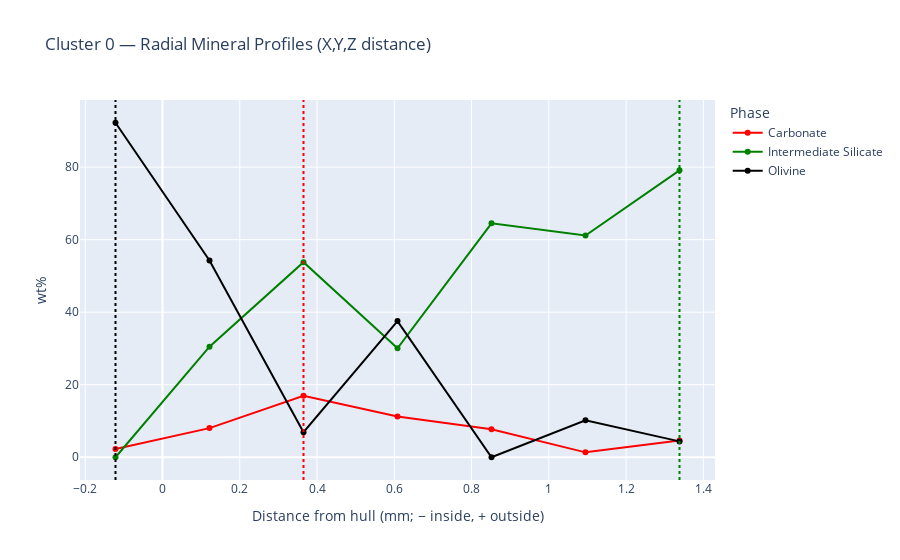
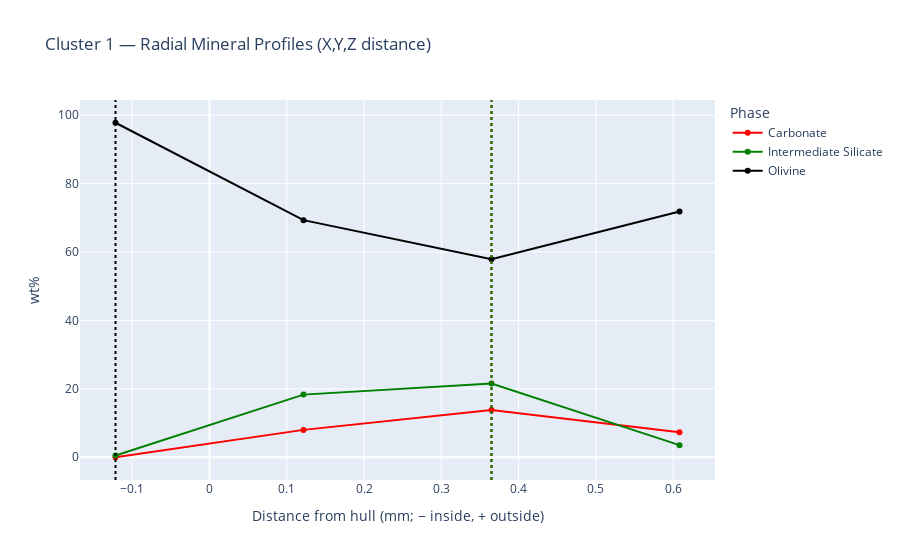
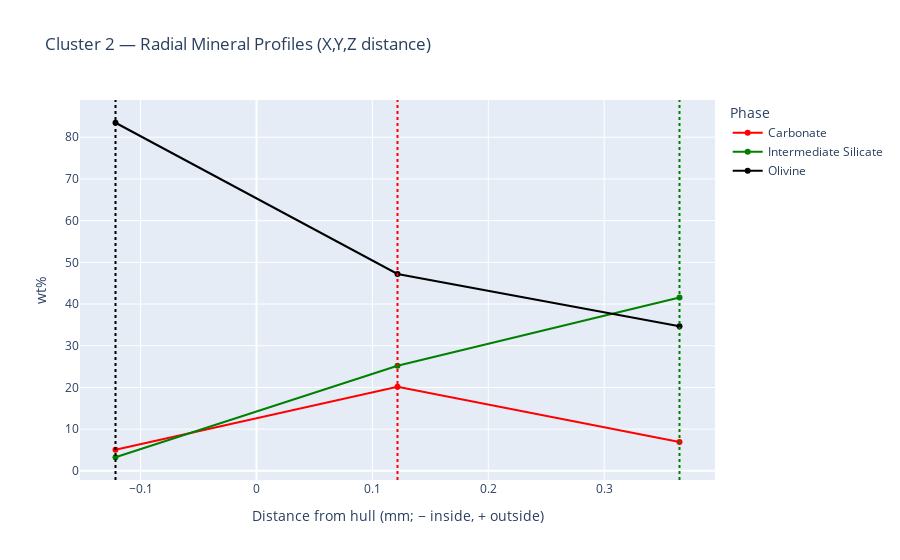
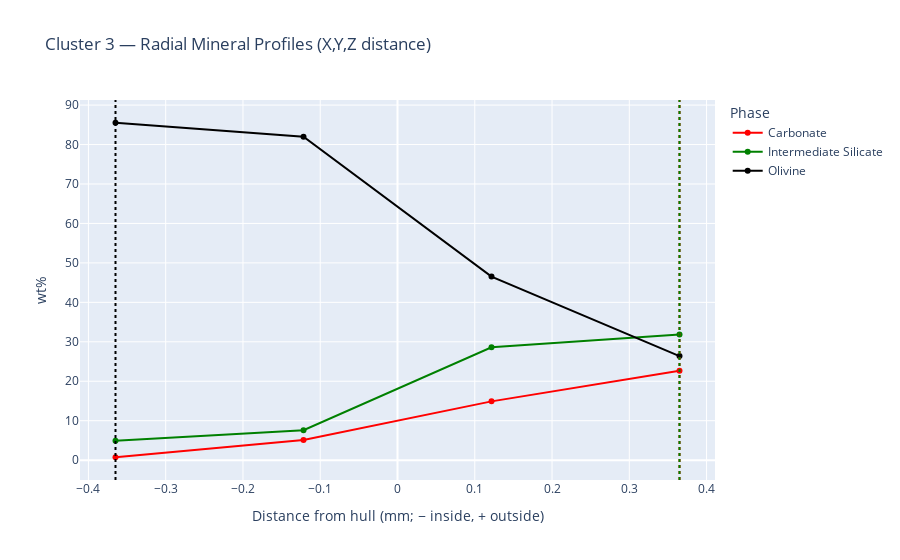

These figures' notebook cell, in order:
### Markdown cell above
## 8) Full Radial Profile per cluster (mm)

### Code cell
import numpy as np
import pandas as pd
import plotly.graph_objects as go
from typing import Optional, Tuple, Dict

_PLOT_ORDER  = ["Carb", "IS", "Ol"]
_PLOT_COLORS = {"Carb": "red", "IS": "green", "Ol": "black"}


def _peak_x(x, y):
    x = np.asarray(x, float); y = np.asarray(y, float)
    m = np.isfinite(x) & np.isfinite(y)
    if not np.any(m): 
        return None
    i = int(np.nanargmax(y[m]))
    return float(x[m][i])

def _build_profiles_df_for_plot(df: pd.DataFrame,
                                hulls: Dict[int, Dict],
                                bin_width: Optional[float] = None) -> Tuple[pd.DataFrame, float]:
    # Prepare hulls in XY and compute signed distances + ownership (helpers defined above)
    hulls_prep = _prep_hulls_XY(hulls, df)
    d_signed, owner = _signed_and_owner_distances(df, hulls_prep)
    df2 = df.copy()
    df2["owner_cid"] = owner
    df2["d"] = d_signed

    if bin_width is None:
        bin_width = _suggest_bin_width_xyz(df2)

    rows = []
    for cid in hulls_prep.keys():
        part = df2[df2["owner_cid"] == cid]
        if part.empty:
            continue
        # Bin by signed distance
        k = np.floor(part["d"].to_numpy(float) / bin_width).astype(int)
        part = part.assign(_bid=k)

        # Aggregate means per bin
        means = part.groupby("_bid")[
            [MINERAL_COLS["IS"], MINERAL_COLS["Carb"], MINERAL_COLS["Ol"]]
        ].mean()
        counts = part.groupby("_bid").size().reindex(means.index).fillna(0).astype(int)

        # Bin centers
        d_centers = (means.index.to_numpy(float) + 0.5) * bin_width

        rows.append(pd.DataFrame({
            "cluster": cid,
            "d": d_centers,
            "IS_mean":   means[MINERAL_COLS["IS"]].to_numpy(float),
            "Carb_mean": means[MINERAL_COLS["Carb"]].to_numpy(float),
            "Oliv_mean": means[MINERAL_COLS["Ol"]].to_numpy(float),
            "n_bin":     counts.to_numpy(int),
        }))

    profiles_df = pd.concat(rows, ignore_index=True) if rows else pd.DataFrame(
        columns=["cluster","d","IS_mean","Carb_mean","Oliv_mean","n_bin"]
    )
    return profiles_df, float(bin_width)

#Conversion factor for raw beam location x,y,z, which is in m, to plot in mm
MM_PER_M = 1000.0  # meters → millimeters

def plot_cluster_profiles(profiles_df: pd.DataFrame,
                          metrics_df: pd.DataFrame,
                          only_concentric: bool = False) -> None:
    if profiles_df.empty:
        print("No profiles to plot."); 
        return

    clusters = profiles_df["cluster"].unique()
    if only_concentric and ("is_concentric" in metrics_df.columns):
        keep = set(metrics_df.loc[metrics_df["is_concentric"] == True, "cluster"].astype(int))
        clusters = [c for c in clusters if int(c) in keep]
        if not clusters:
            print("No clusters flagged is_concentric."); 
            return

    rendered = 0
    for cid in sorted(clusters):
        prof = profiles_df.loc[profiles_df["cluster"] == cid].sort_values("d")

        # scale x values to mm at plot time (non-destructive to your data)
        x_mm = prof["d"].to_numpy(float) * MM_PER_M

        fig = go.Figure()

        # Common hover template (shows mm + wt%)
        htmpl = "Distance: %{x:.2f} mm<br>%{y:.2f} wt%<extra>%{fullData.name}</extra>"

        # Curves (x in mm)
        fig.add_trace(go.Scatter(x=x_mm, y=prof["Carb_mean"], mode="lines+markers",
                                 name="Carbonate", line=dict(color=_PLOT_COLORS["Carb"]),
                                 hovertemplate=htmpl))
        fig.add_trace(go.Scatter(x=x_mm, y=prof["IS_mean"], mode="lines+markers",
                                 name="Intermediate Silicate", line=dict(color=_PLOT_COLORS["IS"]),
                                 hovertemplate=htmpl))
        fig.add_trace(go.Scatter(x=x_mm, y=prof["Oliv_mean"], mode="lines+markers",
                                 name="Olivine", line=dict(color=_PLOT_COLORS["Ol"]),
                                 hovertemplate=htmpl))

        # Vertical dotted peak lines (compute on meters, draw in mm)
        peaks = {
            "Carb": _peak_x(prof["d"], prof["Carb_mean"]),
            "IS":   _peak_x(prof["d"], prof["IS_mean"]),
            "Ol":   _peak_x(prof["d"], prof["Oliv_mean"]),
        }
        shapes = []
        for m in _PLOT_ORDER:
            xp_m = peaks[m]
            if xp_m is None:
                continue
            xp_mm = xp_m * MM_PER_M
            shapes.append(dict(
                type="line", x0=xp_mm, x1=xp_mm, yref="paper", y0=0, y1=1,
                line=dict(color=_PLOT_COLORS[m], dash="dot", width=2)
            ))

        fig.update_layout(
            title=f"Cluster {int(cid)} — Radial Mineral Profiles (X,Y,Z distance)",
            xaxis_title="Distance from hull (mm; − inside, + outside)",
            yaxis_title="wt%",
            legend_title="Phase",
            shapes=shapes
        )
        fig.write_image(os.path.join(outdir_root,f"radial_profiles_cluster_{int(cid)}.png"), width=1400, height=900, scale=2)

        fig.show()
        rendered += 1

    print(f"Rendered {rendered} cluster profile figure(s).")

# --- Build profiles and plot (uses df, hulls, metrics_df defined earlier) ---
_profiles_df, _bin_w = _build_profiles_df_for_plot(df, hulls, bin_width=None)

ONLY_CONCENTRIC = False  # set True to show only clusters with is_concentric==True
plot_cluster_profiles(_profiles_df, metrics_df, only_concentric=ONLY_CONCENTRIC)

### Figure 1 — Plotly figure (JSON) as saved in the notebook; plotly's stock layout.template omitted (floating-point values rounded to 4 significant figures)
{"data": [{"hovertemplate": "Distance: %{x:.2f} mm<br>%{y:.2f} wt%<extra>%{fullData.name}</extra>", "line": {"color": "red"}, "mode": "lines+markers", "name": "Carbonate", "type": "scatter", "x": [-0.1217, 0.1217, 0.365, 0.6083, 0.8516, 1.095, 1.338], "y": [2.297, 8.034, 16.94, 11.23, 7.727, 1.351, 4.588]}, {"hovertemplate": "Distance: %{x:.2f} mm<br>%{y:.2f} wt%<extra>%{fullData.name}</extra>", "line": {"color": "green"}, "mode": "lines+markers", "name": "Intermediate Silicate", "type": "scatter", "x": [-0.1217, 0.1217, 0.365, 0.6083, 0.8516, 1.095, 1.338], "y": [0.0, 30.5, 53.8, 30.05, 64.51, 61.13, 79.12]}, {"hovertemplate": "Distance: %{x:.2f} mm<br>%{y:.2f} wt%<extra>%{fullData.name}</extra>", "line": {"color": "black"}, "mode": "lines+markers", "name": "Olivine", "type": "scatter", "x": [-0.1217, 0.1217, 0.365, 0.6083, 0.8516, 1.095, 1.338], "y": [92.24, 54.26, 6.908, 37.56, 0.0, 10.18, 4.377]}], "layout": {"legend": {"title": {"text": "Phase"}}, "shapes": [{"line": {"color": "red", "dash": "dot", "width": 2}, "type": "line", "x0": 0.365, "x1": 0.365, "y0": 0, "y1": 1, "yref": "paper"}, {"line": {"color": "green", "dash": "dot", "width": 2}, "type": "line", "x0": 1.338, "x1": 1.338, "y0": 0, "y1": 1, "yref": "paper"}, {"line": {"color": "black", "dash": "dot", "width": 2}, "type": "line", "x0": -0.1217, "x1": -0.1217, "y0": 0, "y1": 1, "yref": "paper"}], "title": {"text": "Cluster 0 — Radial Mineral Profiles (X,Y,Z distance)"}, "xaxis": {"title": {"text": "Distance from hull (mm; − inside, + outside)"}}, "yaxis": {"title": {"text": "wt%"}}}}

### Figure 2 — Plotly figure (JSON) as saved in the notebook; plotly's stock layout.template omitted (floating-point values rounded to 4 significant figures)
{"data": [{"hovertemplate": "Distance: %{x:.2f} mm<br>%{y:.2f} wt%<extra>%{fullData.name}</extra>", "line": {"color": "red"}, "mode": "lines+markers", "name": "Carbonate", "type": "scatter", "x": [-0.1217, 0.1217, 0.365, 0.6083], "y": [0.0, 8.003, 13.81, 7.307]}, {"hovertemplate": "Distance: %{x:.2f} mm<br>%{y:.2f} wt%<extra>%{fullData.name}</extra>", "line": {"color": "green"}, "mode": "lines+markers", "name": "Intermediate Silicate", "type": "scatter", "x": [-0.1217, 0.1217, 0.365, 0.6083], "y": [0.5082, 18.31, 21.57, 3.537]}, {"hovertemplate": "Distance: %{x:.2f} mm<br>%{y:.2f} wt%<extra>%{fullData.name}</extra>", "line": {"color": "black"}, "mode": "lines+markers", "name": "Olivine", "type": "scatter", "x": [-0.1217, 0.1217, 0.365, 0.6083], "y": [97.8, 69.32, 57.89, 71.83]}], "layout": {"legend": {"title": {"text": "Phase"}}, "shapes": [{"line": {"color": "red", "dash": "dot", "width": 2}, "type": "line", "x0": 0.365, "x1": 0.365, "y0": 0, "y1": 1, "yref": "paper"}, {"line": {"color": "green", "dash": "dot", "width": 2}, "type": "line", "x0": 0.365, "x1": 0.365, "y0": 0, "y1": 1, "yref": "paper"}, {"line": {"color": "black", "dash": "dot", "width": 2}, "type": "line", "x0": -0.1217, "x1": -0.1217, "y0": 0, "y1": 1, "yref": "paper"}], "title": {"text": "Cluster 1 — Radial Mineral Profiles (X,Y,Z distance)"}, "xaxis": {"title": {"text": "Distance from hull (mm; − inside, + outside)"}}, "yaxis": {"title": {"text": "wt%"}}}}

### Figure 3 — Plotly figure (JSON) as saved in the notebook; plotly's stock layout.template omitted (floating-point values rounded to 4 significant figures)
{"data": [{"hovertemplate": "Distance: %{x:.2f} mm<br>%{y:.2f} wt%<extra>%{fullData.name}</extra>", "line": {"color": "red"}, "mode": "lines+markers", "name": "Carbonate", "type": "scatter", "x": [-0.1217, 0.1217, 0.365], "y": [5.047, 20.16, 6.893]}, {"hovertemplate": "Distance: %{x:.2f} mm<br>%{y:.2f} wt%<extra>%{fullData.name}</extra>", "line": {"color": "green"}, "mode": "lines+markers", "name": "Intermediate Silicate", "type": "scatter", "x": [-0.1217, 0.1217, 0.365], "y": [3.261, 25.18, 41.56]}, {"hovertemplate": "Distance: %{x:.2f} mm<br>%{y:.2f} wt%<extra>%{fullData.name}</extra>", "line": {"color": "black"}, "mode": "lines+markers", "name": "Olivine", "type": "scatter", "x": [-0.1217, 0.1217, 0.365], "y": [83.47, 47.22, 34.67]}], "layout": {"legend": {"title": {"text": "Phase"}}, "shapes": [{"line": {"color": "red", "dash": "dot", "width": 2}, "type": "line", "x0": 0.1217, "x1": 0.1217, "y0": 0, "y1": 1, "yref": "paper"}, {"line": {"color": "green", "dash": "dot", "width": 2}, "type": "line", "x0": 0.365, "x1": 0.365, "y0": 0, "y1": 1, "yref": "paper"}, {"line": {"color": "black", "dash": "dot", "width": 2}, "type": "line", "x0": -0.1217, "x1": -0.1217, "y0": 0, "y1": 1, "yref": "paper"}], "title": {"text": "Cluster 2 — Radial Mineral Profiles (X,Y,Z distance)"}, "xaxis": {"title": {"text": "Distance from hull (mm; − inside, + outside)"}}, "yaxis": {"title": {"text": "wt%"}}}}

### Figure 4 — Plotly figure (JSON) as saved in the notebook; plotly's stock layout.template omitted (floating-point values rounded to 4 significant figures)
{"data": [{"hovertemplate": "Distance: %{x:.2f} mm<br>%{y:.2f} wt%<extra>%{fullData.name}</extra>", "line": {"color": "red"}, "mode": "lines+markers", "name": "Carbonate", "type": "scatter", "x": [-0.365, -0.1217, 0.1217, 0.365], "y": [0.7345, 5.092, 14.9, 22.64]}, {"hovertemplate": "Distance: %{x:.2f} mm<br>%{y:.2f} wt%<extra>%{fullData.name}</extra>", "line": {"color": "green"}, "mode": "lines+markers", "name": "Intermediate Silicate", "type": "scatter", "x": [-0.365, -0.1217, 0.1217, 0.365], "y": [4.917, 7.577, 28.61, 31.86]}, {"hovertemplate": "Distance: %{x:.2f} mm<br>%{y:.2f} wt%<extra>%{fullData.name}</extra>", "line": {"color": "black"}, "mode": "lines+markers", "name": "Olivine", "type": "scatter", "x": [-0.365, -0.1217, 0.1217, 0.365], "y": [85.52, 81.99, 46.53, 26.38]}], "layout": {"legend": {"title": {"text": "Phase"}}, "shapes": [{"line": {"color": "red", "dash": "dot", "width": 2}, "type": "line", "x0": 0.365, "x1": 0.365, "y0": 0, "y1": 1, "yref": "paper"}, {"line": {"color": "green", "dash": "dot", "width": 2}, "type": "line", "x0": 0.365, "x1": 0.365, "y0": 0, "y1": 1, "yref": "paper"}, {"line": {"color": "black", "dash": "dot", "width": 2}, "type": "line", "x0": -0.365, "x1": -0.365, "y0": 0, "y1": 1, "yref": "paper"}], "title": {"text": "Cluster 3 — Radial Mineral Profiles (X,Y,Z distance)"}, "xaxis": {"title": {"text": "Distance from hull (mm; − inside, + outside)"}}, "yaxis": {"title": {"text": "wt%"}}}}
